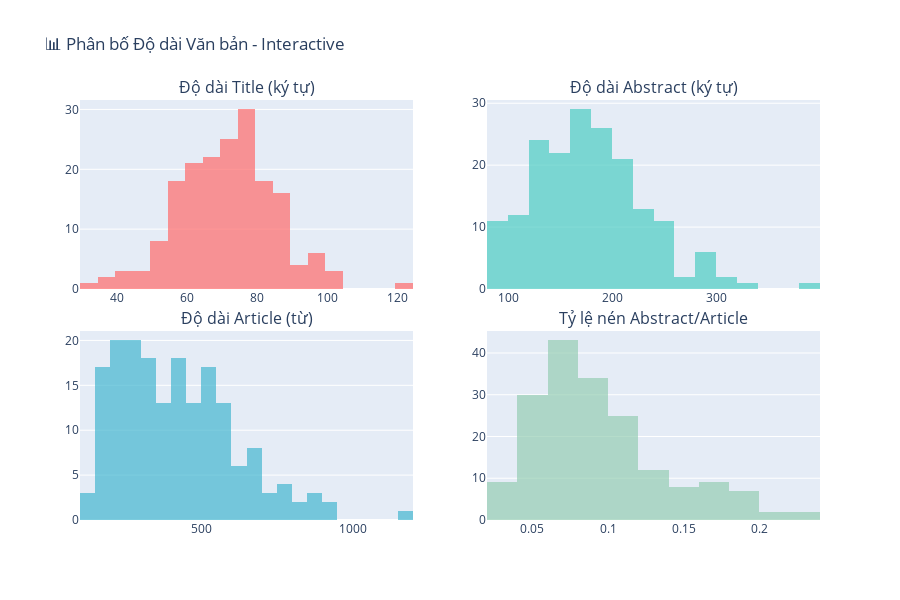
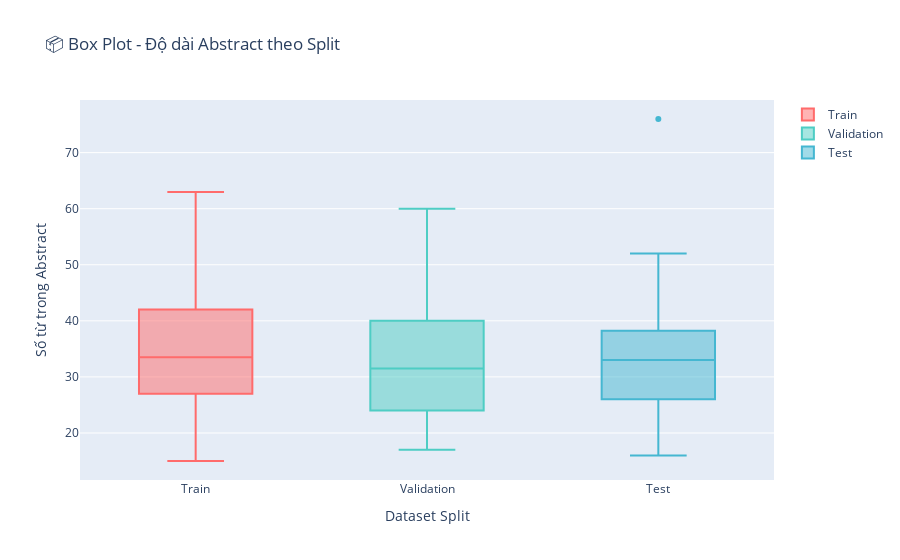

The cell these charts' notebook holds for them, in order:
### Code cell
# Interactive Plotly Charts
if 'data_with_lengths' in globals():
    print("🎯 BIỂU ĐỒ TƯƠNG TÁC VỚI PLOTLY\n")
    
    # 1. Interactive Histogram
    fig_hist = make_subplots(
        rows=2, cols=2,
        subplot_titles=('Độ dài Title (ký tự)', 'Độ dài Abstract (ký tự)', 
                       'Độ dài Article (từ)', 'Tỷ lệ nén Abstract/Article'),
        vertical_spacing=0.1
    )
    
    # Title character length
    fig_hist.add_trace(
        go.Histogram(x=data_with_lengths['title_char_len'], name='Title Chars', 
                    marker_color='#FF6B6B', opacity=0.7),
        row=1, col=1
    )
    
    # Abstract character length  
    fig_hist.add_trace(
        go.Histogram(x=data_with_lengths['abstract_char_len'], name='Abstract Chars',
                    marker_color='#4ECDC4', opacity=0.7),
        row=1, col=2
    )
    
    # Article word length (sample to avoid overcrowding)
    sample_size = min(10000, len(data_with_lengths))
    sample_data = data_with_lengths.sample(sample_size)
    fig_hist.add_trace(
        go.Histogram(x=sample_data['article_word_len'], name='Article Words',
                    marker_color='#45B7D1', opacity=0.7),
        row=2, col=1
    )
    
    # Compression ratio
    compression = data_with_lengths['abstract_char_len'] / data_with_lengths['article_char_len']
    fig_hist.add_trace(
        go.Histogram(x=compression, name='Compression Ratio',
                    marker_color='#96CEB4', opacity=0.7),
        row=2, col=2
    )
    
    fig_hist.update_layout(
        title_text="📊 Phân bố Độ dài Văn bản - Interactive",
        showlegend=False,
        height=600
    )
    
    fig_hist.show()
    
    # 2. Box Plot by Split
    fig_box = go.Figure()
    
    splits = ['train', 'validation', 'test']
    colors = ['#FF6B6B', '#4ECDC4', '#45B7D1']
    
    for i, split in enumerate(splits):
        split_data = data_with_lengths[data_with_lengths['split'] == split]
        
        fig_box.add_trace(go.Box(
            y=split_data['abstract_word_len'],
            name=f'{split.capitalize()}',
            marker_color=colors[i],
            boxpoints='outliers'
        ))
    
    fig_box.update_layout(
        title="📦 Box Plot - Độ dài Abstract theo Split",
        yaxis_title="Số từ trong Abstract",
        xaxis_title="Dataset Split"
    )
    
    fig_box.show()

### Figure 1 — Plotly figure (JSON) as saved in the notebook; plotly's stock layout.template omitted (floating-point values rounded to 4 significant figures; data arrays with more than 128 entries replaced by an {"elided": "..."} marker saying what was removed)
{"data": [{"marker": {"color": "#FF6B6B"}, "name": "Title Chars", "opacity": 0.7, "type": "histogram", "x": {"elided": "181 int values"}, "xaxis": "x", "yaxis": "y"}, {"marker": {"color": "#4ECDC4"}, "name": "Abstract Chars", "opacity": 0.7, "type": "histogram", "x": {"elided": "181 int values"}, "xaxis": "x2", "yaxis": "y2"}, {"marker": {"color": "#45B7D1"}, "name": "Article Words", "opacity": 0.7, "type": "histogram", "x": {"elided": "181 int values"}, "xaxis": "x3", "yaxis": "y3"}, {"marker": {"color": "#96CEB4"}, "name": "Compression Ratio", "opacity": 0.7, "type": "histogram", "x": {"elided": "181 float values"}, "xaxis": "x4", "yaxis": "y4"}], "layout": {"annotations": [{"font": {"size": 16}, "showarrow": false, "text": "Độ dài Title (ký tự)", "x": 0.225, "xanchor": "center", "xref": "paper", "y": 1, "yanchor": "bottom", "yref": "paper"}, {"font": {"size": 16}, "showarrow": false, "text": "Độ dài Abstract (ký tự)", "x": 0.775, "xanchor": "center", "xref": "paper", "y": 1, "yanchor": "bottom", "yref": "paper"}, {"font": {"size": 16}, "showarrow": false, "text": "Độ dài Article (từ)", "x": 0.225, "xanchor": "center", "xref": "paper", "y": 0.45, "yanchor": "bottom", "yref": "paper"}, {"font": {"size": 16}, "showarrow": false, "text": "Tỷ lệ nén Abstract/Article", "x": 0.775, "xanchor": "center", "xref": "paper", "y": 0.45, "yanchor": "bottom", "yref": "paper"}], "height": 600, "showlegend": false, "title": {"text": "📊 Phân bố Độ dài Văn bản - Interactive"}, "xaxis": {"anchor": "y", "domain": [0, 0.45]}, "xaxis2": {"anchor": "y2", "domain": [0.55, 1]}, "xaxis3": {"anchor": "y3", "domain": [0, 0.45]}, "xaxis4": {"anchor": "y4", "domain": [0.55, 1]}, "yaxis": {"anchor": "x", "domain": [0.55, 1]}, "yaxis2": {"anchor": "x2", "domain": [0.55, 1]}, "yaxis3": {"anchor": "x3", "domain": [0, 0.45]}, "yaxis4": {"anchor": "x4", "domain": [0, 0.45]}}}

### Figure 2 — Plotly figure (JSON) as saved in the notebook; plotly's stock layout.template omitted (floating-point values rounded to 4 significant figures)
{"data": [{"boxpoints": "outliers", "marker": {"color": "#FF6B6B"}, "name": "Train", "type": "box", "y": [39, 38, 28, 25, 24, 30, 33, 27, 37, 35, 37, 16, 32, 16, 48, 38, 44, 34, 42, 55, 30, 25, 47, 35, 27, 63, 20, 44, 31, 31, 25, 33, 40, 34, 39, 31, 41, 46, 15, 31, 26, 54, 25, 32, 33, 16, 60, 58, 42, 43, 25, 29, 28, 25, 42, 36, 55, 42, 23, 22, 43, 40]}, {"boxpoints": "outliers", "marker": {"color": "#4ECDC4"}, "name": "Validation", "type": "box", "y": [36, 35, 32, 24, 30, 22, 29, 31, 24, 42, 48, 23, 24, 20, 47, 24, 37, 60, 26, 19, 26, 17, 18, 36, 58, 27, 47, 28, 22, 22, 35, 20, 29, 45, 45, 30, 18, 45, 41, 40, 50, 37, 26, 43, 29, 20, 51, 33, 38, 37, 37, 43, 39, 31, 27, 23, 17, 40, 34, 25, 34, 33]}, {"boxpoints": "outliers", "marker": {"color": "#45B7D1"}, "name": "Test", "type": "box", "y": [26, 25, 40, 35, 29, 37, 32, 35, 52, 25, 40, 41, 21, 32, 30, 42, 34, 39, 39, 23, 32, 33, 34, 43, 38, 34, 32, 20, 23, 28, 48, 36, 30, 40, 36, 36, 22, 76, 37, 18, 26, 33, 26, 42, 38, 19, 28, 16, 48, 23, 27, 41, 27, 33, 21, 34, 38]}], "layout": {"title": {"text": "📦 Box Plot - Độ dài Abstract theo Split"}, "xaxis": {"title": {"text": "Dataset Split"}}, "yaxis": {"title": {"text": "Số từ trong Abstract"}}}}
